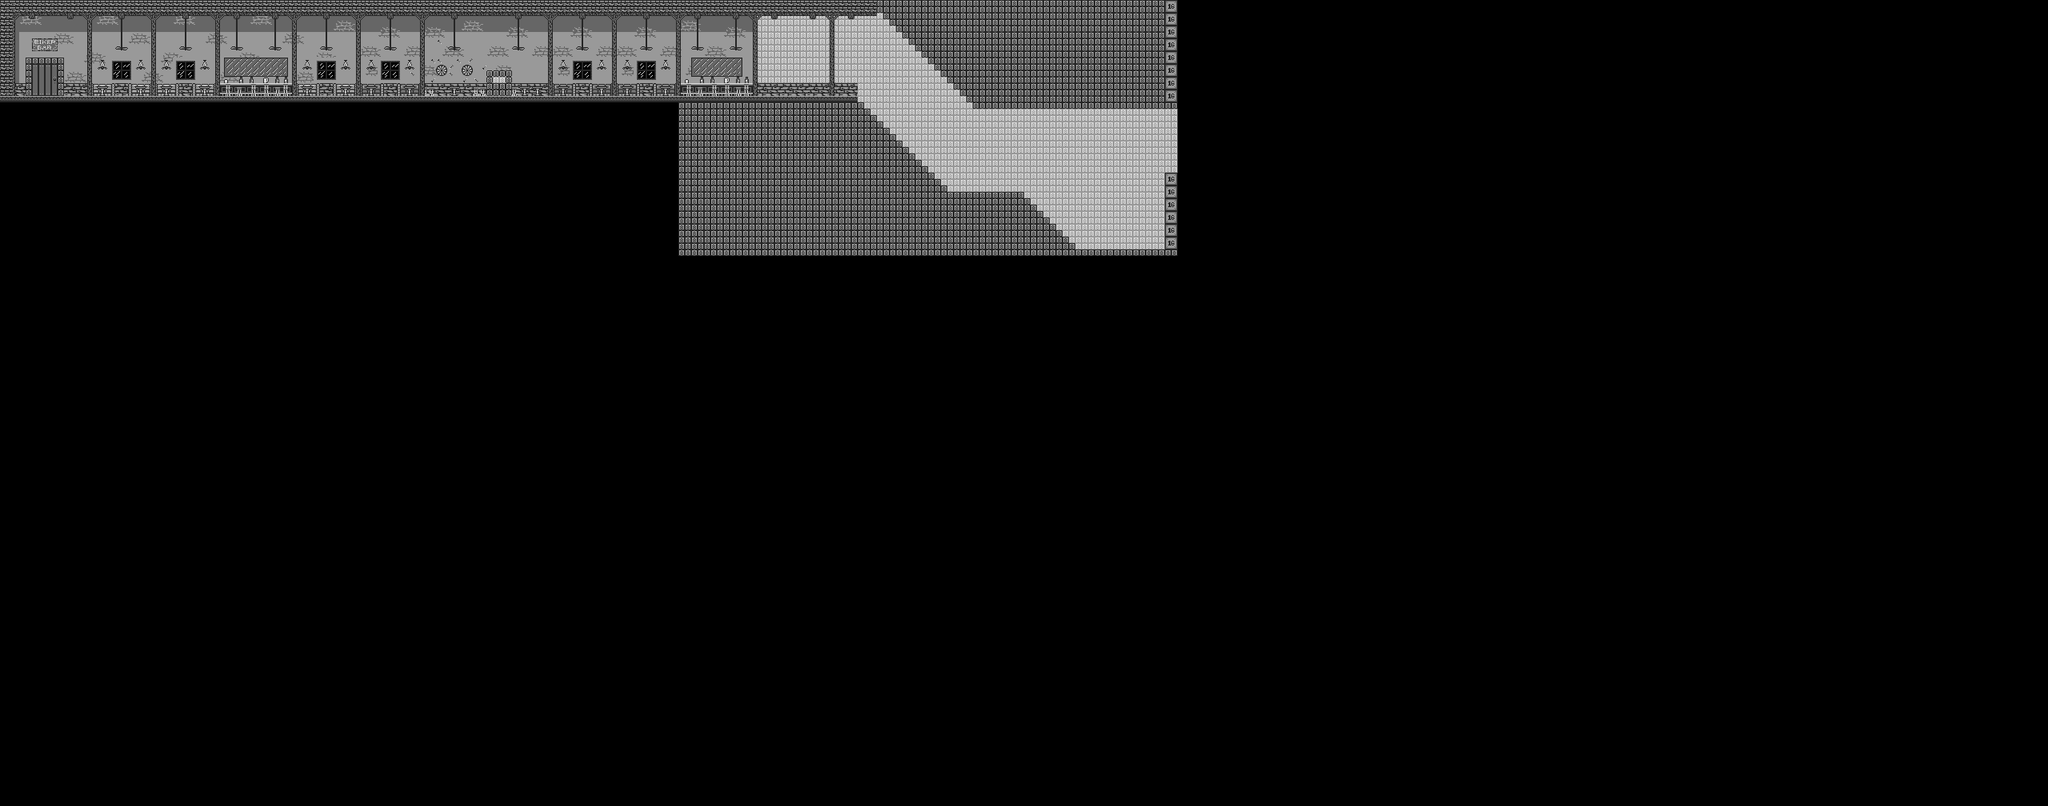

Tiled map render using the project's own tile images. Description and the map definition, with tile-layer contents summarised, below:
An orthogonal 320x126 tile map with 8x8 px tiles, 4 tile layers (BG 0 (walls), BG 1, BG2 (decorations), FOREGROUND).

<map version="1.2" tiledversion="1.3.4" orientation="orthogonal" renderorder="right-down" width="320" height="126" tilewidth="8" tileheight="8" infinite="0" nextlayerid="7" nextobjectid="1">
 <tileset firstgid="1" source="spritesheet_master.tsx" />
 <layer id="1" name="BG 0 (walls)" width="320" height="126">
  <data>[40320 cells, 4548 non-empty, 63 distinct tile ids]</data>
 </layer>
 <layer id="4" name="BG 1" width="320" height="126">
  <data>[40320 cells, 234 non-empty, 45 distinct tile ids]</data>
 </layer>
 <layer id="6" name="BG2 (decorations)" width="320" height="126">
  <data>[40320 cells, 298 non-empty, 26 distinct tile ids]</data>
 </layer>
 <layer id="5" name="FOREGROUND" width="320" height="126">
  <data>[40320 cells, 681 non-empty, 14 distinct tile ids]</data>
 </layer>
</map>
